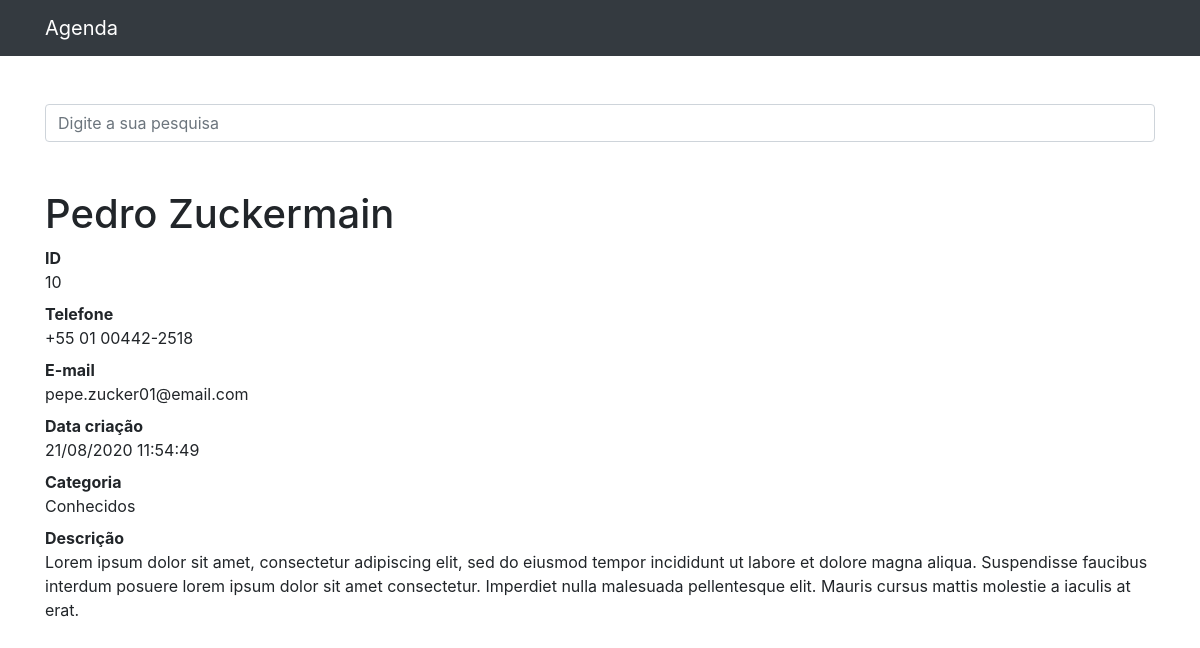
The page /10 on the database its author committed.
### contatos/models.py (models this page shows, shortened)
class Contato(models.Model):
    nome = models.CharField(max_length=255)
    sobrenome = models.CharField(max_length=255, blank=True)
    telefone = models.CharField(max_length=255)
    email = models.CharField(max_length=255, blank=True)
    data_criacao = models.DateTimeField(default=timezone.now)
    descricao = models.TextField(blank=True)
    categoria = models.ForeignKey(Categoria, on_delete=models.DO_NOTHING)
    mostrar = models.BooleanField(default=True)
    foto = models.ImageField(blank=True, upload_to='fotos/%Y/%m/%d')

class Categoria(models.Model):
    nome = models.CharField(max_length=255)
    def __str__(self):
        return self.nome

### contatos/views.py (the view)
# urls.py: path('<int:contato_id>', views.ver_contato, name='ver_contato'),
def ver_contato(request, contato_id):
    contato = get_object_or_404(Contato, id=contato_id)
    if not contato.mostrar:
        raise Http404()
    return render(request, 'contatos/ver_contato.html', {
        'contato': contato
    })

### contatos/templates/contatos/ver_contato.html (shortened to what this page needs)
{% extends 'base.html' %}
{%block conteudo%}
  <h1 class="mt-5">{{ contato.nome }} {{ contato.sobrenome }}</h1>
  <dl>
    <dt>ID</dt>
    <dd>{{ contato.id }}</dd>
    <dt>Telefone</dt>
    <dd>{{ contato.telefone }}</dd>
    <dt>E-mail</dt>
    <dd>{{ contato.email }}</dd>
    <dt>Data criação</dt>
    <dd>{{ contato.data_criacao|date:'d/m/Y H:i:s' }}</dd>
    <dt>Categoria</dt>
    <dd>{{ contato.categoria }}</dd>
    <dt>Descrição</dt>
    <dd>
      {{ contato.descricao }}
    </dd>
  </dl>
{%endblock%}

### rows shown on the page
Contato: nome "Pedro", sobrenome "Zuckermain", id "10", telefone "+55 01 00442-2518", email "pepe.zucker01@email.com", data_criacao "21/08/2020 11:54:49", categoria "Conhecidos", descricao "Lorem ipsum dolor sit amet, consectetur adipiscing elit, sed do eiusmod tempor incididunt ut labore et dolore magna aliqua. Suspendisse faucibus interdum posuere lorem ipsum dolor sit amet consectetur. Imperdiet nulla malesuada pellentesque elit. Mauris cursus mattis molestie a iaculis at erat."
